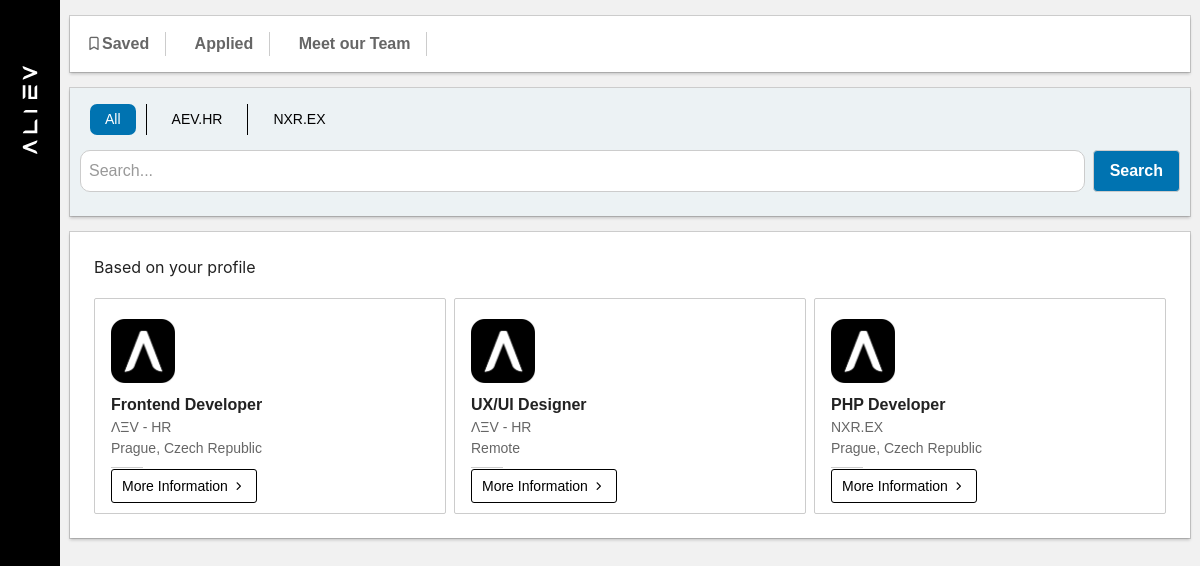
Page /careers on the committed database.
### tables this page shows
CREATE TABLE IF NOT EXISTS jobs (
    id                   INT UNSIGNED NOT NULL AUTO_INCREMENT PRIMARY KEY,
    job_url              VARCHAR(32)  NOT NULL,
    job_name             VARCHAR(160) NOT NULL,
    job_company          VARCHAR(120) NOT NULL,
    job_location         VARCHAR(120) NOT NULL,
    job_logo             VARCHAR(120) NULL,
    job_salary           VARCHAR(80)  NULL,
    job_type             VARCHAR(60)  NULL,
    job_lead             VARCHAR(255) NULL,
    job_desc             TEXT         NULL,
    job_responsibilities TEXT         NULL,
    job_skills           TEXT         NULL,
    published            TINYINT(1)   NOT NULL DEFAULT 1,
    created_at           DATETIME     NOT NULL DEFAULT CURRENT_TIMESTAMP,
    UNIQUE KEY uq_jobs_url (job_url)
);

### app/Support/View.php (called while the page is built, shortened)
<?php
final class View
{
    private array $shared = [];
    public function asset(string $path): string
    {
        $mtime = $this->publicDirectory !== '' ? @filemtime($this->publicDirectory . $path) : false;
        return $path . '?v=' . ($mtime !== false ? $mtime : 1);
    }
    public function render(string $template, array $data = [], array $meta = [], string $layout = 'base'): string
    {
        $this->shared = $data;
        $content = $this->capture($template, $data);
        return $this->capture('layouts/' . $layout, $data + [
            'content' => $content,
            'meta' => $meta + ['title' => 'ΛΞV | Digital studio', 'description' => '', 'path' => '/', 'noindex' => false, 'bodyClass' => ''],
            'appUrl' => $this->appUrl,
        ]);
    }
    public function partial(string $template, array $data = []): string
    {
        return $this->capture($template, $data + $this->shared);
    }
    private function capture(string $template, array $data): string
    {
        $file = $this->directory . '/' . $template . '.php';
        $view = $this;
        return (static function () use ($file, $data, $e, $view): string {
            extract($data, EXTR_SKIP);
            $level = ob_get_level();
            ob_start();
            try {
                require $file;
                return (string) ob_get_clean();
            } catch (\Throwable $error) {
                while (ob_get_level() > $level) {
                    ob_end_clean();
                }
                throw $error;
            }
        })();
    }
}

### app/Controllers/CareersController.php (called while the page is built, shortened)
<?php
final class CareersController
{
    public function index(Request $request): Response
    {
        $jobs = array_map(fn(array $job): array => $this->present($job), $this->load(fn() => $this->jobs->published()));
        $companies = [];
        foreach ($jobs as $job) {
            $companies[$job['job_company']] ??= ['key' => 'c' . (count($companies) + 1), 'label' => self::COMPANY_LABELS[$job['job_company']] ?? $job['job_company']];
        }
        return $this->page('pages/careers/index', ['jobs' => $jobs, 'companies' => array_values($companies)], [
            'title' => 'ΛΞV | Careers',
            'description' => 'Open roles at ΛΞV. Join a team and inspire the work.',
            'path' => '/careers',
            'bodyClass' => 'filter-main page-careers-list',
            'styles' => ['/assets/css/core.css', '/assets/css/careers/uikit.min.css', '/assets/css/careers/list.css'],
            'scripts' => ['/assets/vendor/jquery/jquery-3.1.0.min.js', '/assets/vendor/uikit/uikit.min.js', '/assets/js/careers/list.js'],
        ]);
    }
    private function page(string $template, array $data, array $meta, ?array $navbar = ['backHref' => '/', 'backIcon' => 'uil-estate']): Response
    {
        return new Response($this->view->render($template, $data + ['navbar' => $navbar], $meta, 'page'));
    }
    private function load(callable $query): mixed
    {
        try {
            return $query();
        } catch (\PDOException $e) {
            $this->logger->error('careers.database', ['exception' => $e]);
            throw new HttpException(503);
        }
    }
    private function present(array $job): array
    {
        $logo = (string) ($job['job_logo'] ?? '');
        $safe = preg_match('/^[A-Za-z0-9._-]{1,120}$/D', $logo) === 1 ? $logo : self::DEFAULT_LOGO;
        return $job + ['logo_url' => self::LOGO_DIR . $safe];
    }
}

### routes/web.php (called while the page is built, shortened)
<?php
return static function (Router $router, array $make): void {
    $router->get('/', static fn(Request $r) => $make['home']()->home($r));
    $router->get('/contact', static fn(Request $r) => $make['contact']()->show($r));
    $router->post('/contact', static fn(Request $r) => $make['contact']()->submit($r));
    $router->post('/hire', static fn(Request $r) => $make['hire']()->submit($r));
    $router->get('/careers', static fn(Request $r) => $make['careers']()->index($r));
    $router->get('/careers/team', static fn(Request $r) => $make['careers']()->team($r));
    $router->get('/careers/{slug}', static fn(Request $r, array $p) => $make['careers']()->show($r, $p));
    $router->get('/home/auth', static fn(Request $r) => $make['auth']()->show($r));
    $router->post('/home/auth/login', static fn(Request $r) => $make['auth']()->login($r));
    $router->post('/home/auth/register', static fn(Request $r) => $make['auth']()->register($r));
    $router->post('/home/auth/logout', static fn(Request $r) => $make['auth']()->logout($r));
    $router->get('/home/auth/reset', static fn(Request $r) => $make['auth']()->reset($r));
    $router->get('/downloads', static fn(Request $r) => $make['downloads']()->index($r));
    $router->get('/home/_api/', static fn(Request $r) => $make['api']()->root($r));
    $router->get('/home/_api/hello', static fn(Request $r) => $make['api']()->hello($r));
    $router->get('/home/_api/info', static fn(Request $r) => $make['api']()->info($r));
    $router->get('/home/_api/me', static fn(Request $r) => $make['api']()->me($r));
    $router->get('/home/_api/updates', static fn(Request $r) => $make['api']()->updates($r));
    $router->get('/home/_api/csrf', static fn(Request $r) => $make['api']()->csrf($r));
    $router->get('/home/_api/tools/domain', static fn(Request $r) => $make['api']()->domain($r));
    $router->post('/home/_api/valentine/yes', static fn(Request $r) => $make['api']()->valentineYes($r));
    $router->get('/api/prices', static fn(Request $r) => $make['api']()->prices($r));
    $router->get('/widgets/clock', static fn(Request $r) => $make['widgets']()->clock($r));
    $router->get('/widgets/calculator', static fn(Request $r) => $make['widgets']()->calculator($r));
    (require __DIR__ . '/legacy.php')($router);
};

### app/Http/Router.php (called while the page is built, shortened)
<?php
final class Router
{
    private array $routes = [];
    private function add(string $method, string $path, callable $handler): void
    {
        if (!str_contains($path, '{')) {
            $this->routes[$method][$path] = $handler;
            return;
        }
    }
    public function dispatch(Request $request): Response
    {
        $path = $request->path;
        $handler = $this->routes[$request->method][$path] ?? null;
        if ($handler !== null) {
            return $handler($request, []);
        }
        throw new HttpException(404);
    }
}

### app/Application.php (called while the page is built, shortened)
<?php
final class Application
{
    public readonly Config $config;
    public readonly Logger $logger;
    private readonly Router $router;
    private readonly ErrorController $errors;
    private readonly SecurityHeaders $headers;
    public function __construct(
        private readonly string $root,
        ?Config $config = null,
        ?string $storage = null,
        private readonly array $overrides = [],
    ) {
        $this->config = $config ?? Config::fromDirectory($root . '/config');
        $this->storage = $storage ?? $root . '/storage';
        $this->logger = new Logger(
            $this->config->string('app.log_channel', 'file'),
            $this->storage . '/logs',
            $this->config->string('app.log_level', 'info'),
        );
        $this->view = new View($root . '/app/Views', $this->config->string('app.url'), $root . '/public');
        $this->errors = new ErrorController($this->view);
        $this->secureUrl = str_starts_with($this->config->string('app.url'), 'https://');
        $production = $this->config->string('app.env') === 'production';
        $this->headers = new SecurityHeaders(hsts: $this->secureUrl && $production, upgradeInsecure: $this->secureUrl && $production);
        $this->router = new Router();
    }
    public function handle(Request $request): Response
    {
        try {
            $canonicalPath = $this->canonicalPath($request->path);
            $response = $this->httpsRedirect($request->withPath($canonicalPath))
                ?? $this->router->dispatch($request->withPath($canonicalPath));
        } catch (HttpException $e) {
            $response = $request->wantsJson() ? $this->errors->renderJson($e->status) : $this->errors->render($e->status, $request->path);
            if ($e->status === 405) {
                $response = $response->withHeader('Allow', implode(', ', $this->router->allowedMethods($request->path)));
            }
        } catch (\Throwable $e) {
            $this->logger->error('request.unhandled', ['exception' => $e, 'path' => $request->path, 'at' => basename($e->getFile()) . ':' . $e->getLine()]);
            $response = match (true) {
                $this->config->bool('app.debug') => new Response("Unhandled exception (debug mode)\n\n" . $e, 500, 'text/plain; charset=UTF-8'),
                $request->wantsJson() => $this->errors->renderJson(500),
                default => $this->errors->render(500, $request->path),
            };
        }
        if ($response->header('Cache-Control') === null) {
            $response = $response->withHeader('Cache-Control', 'no-cache');
        }
        return $this->headers->apply($response);
    }
    private function canonicalPath(string $path): string
    {
        $normalized = Request::normalizePath($path);
        $collapsed = '/' . ltrim((string) preg_replace('#/{2,}#', '/', $path), '/');
        return str_starts_with($collapsed, self::SLASH_PREFIX) ? $collapsed : $normalized;
    }
    private function httpsRedirect(Request $request): ?Response
    {
        if (!$this->config->bool('security.force_https')) {
            return null;
        }
        return Response::redirect(rtrim($this->config->string('app.url'), '/') . $request->path, 301);
    }
    private function registerRoutes(): void
    {
        $routes = require $this->root . '/routes/web.php';
    }
}

### public/index.php (called while the page is built, shortened)
<?php
$root = dirname(__DIR__);
$app = Application::boot($root);
date_default_timezone_set($app->config->string('app.timezone', 'UTC'));
$request = Request::fromGlobals();
$app->handle($request)->send($request->method !== 'HEAD');

### app/Models/JobRepository.php (called while the page is built, shortened)
<?php
final class JobRepository
{
    public function published(): array
    {
        $statement = $this->pdo->query('SELECT ' . self::COLUMNS . ' FROM jobs WHERE published = 1 ORDER BY id');
        return $statement === false ? [] : array_values($statement->fetchAll());
    }
}

### app/Views/pages/careers/index.php (the view, shortened to what this page needs)
  <nav class="actions-menu container" aria-label="Careers">
    <a aria-disabled="true" title="Not available yet"><i class="uil uil-bookmark" aria-hidden="true"></i> Saved</a>
    <a aria-disabled="true" title="Not available yet"><i class="uil uil-shield-plus" aria-hidden="true"></i> Applied</a>
    <a href="/careers/team"><i class="uil uil-book-reader" aria-hidden="true"></i> Meet our Team</a>
  </nav>
  <section class="search container">
    <ul class="comp-filter flex">
      <li class="uk-active" uk-filter-control="group: tag"><a role="button" tabindex="0">All</a></li>
<?php foreach ($companies as $company): ?>
      <li data-reset-search uk-filter-control="filter: [tag='<?= $e($company['key']) ?>'];"><a role="button" tabindex="0"><?= $e($company['label']) ?></a></li>
<?php endforeach; ?>
    </ul>
    <form class="flex" data-search-form>
        <input uk-filter-control="" class="uk-search-input" type="search" placeholder="Search..." aria-label="Search jobs" data-search-input>
        <button class="search__btn" type="submit">Search</button>
    </form>
  </section>
  <section class="listings container">
    <h3 class="listings__heading">Based on your profile</h3>
    <ul class="listings__grid filter" tabindex="0">
<?php foreach ($jobs as $job): ?>
      <li class="jobcard skills-el" tag="<?= $e($job['tag']) ?>" data-name="<?= $e(mb_strtolower((string) $job['job_name'])) ?>">
        <img src="<?= $e($job['logo_url']) ?>" alt="" class="jobcard__logo" />
        <div class="jobcard__heading"><?= $e($job['job_name']) ?></div>
        <div class="jobcard__text"><?= $e($job['job_company']) ?></div>
        <div class="jobcard__text"><?= $e($job['job_location']) ?></div>
        <hr class="jobcard__separator" />
        <a href="/careers/<?= $e(rawurlencode((string) $job['job_url'])) ?>" class="job-jobcard-menu-btn">More Information <i class="uil uil-angle-right-b" aria-hidden="true"></i></a>
      </li>
<?php endforeach; ?>
    </ul>
  </section>

### app/Views/layouts/page.php (shortened to what this page needs)
<!DOCTYPE html>
<html lang="en">
<head>
  <link rel="stylesheet" href="<?= $e($view->asset('/assets/vendor/unicons/unicons-line.css')) ?>">
<?php foreach ($meta['styles'] ?? [] as $href): ?>
  <link rel="stylesheet" href="<?= $e($view->asset($href)) ?>">
<?php endforeach; ?>
</head>
<body class="<?= $e($meta['bodyClass']) ?>">
<?php if (($navbar ?? null) !== null): ?>
<?= $view->partial('partials/page/navbar', $navbar) ?>
<?php endif; ?>
<?= $content ?>
</body>
</html>

### app/Views/partials/page/navbar.php (shortened to what this page needs)
<nav class="Navbar">
  <a href="<?= $e($backHref) ?>" class="Toggle Navbar-toggle d-none d-sm-block" aria-label="Back">
    <i class="uil <?= $e($backIcon) ?>" aria-hidden="true"></i>
  </a>
  <img class="Navbar-brand u-pullRight Navbar-brand-mobile" alt="ΛLIΞV" src="/assets/brand/ALIEV.svg">
</nav>

### app/Http/Response.php (shortened to what this page needs)
<?php
final class Response
{
    public function send(bool $withBody = true): void
    {
        if ($withBody) {
            echo $this->body;
        }
    }
}

### public/assets/css/core.css (style rules this page uses)
html { color-scheme: light; }
:root { --navbar-height: 6rem; }
:root, html[data-theme='light'] { --bg-gray-90: var(--gray-90); --text-gray: var(--gray-20); --bg-white: var(--white); --border-gray-85: var(--gray-85); --border-gray-93: var(--gray-93); --border-white: var(--white-15); }
:root, html[data-theme='dark'] { --bg-gray-90: var(--gray-15); --text-gray: var(--gray-90); --bg-white: var(--gray-20); --border-gray-85: var(--white-15); --border-gray-93: var(--white-15); --border-white: var(--bg-white); }
html { box-sizing: border-box; }
*, *:before, *:after { box-sizing: inherit; }
html { font-size: 62.5%; }
body { font-size: 1.4rem; font-family: Arial, sans-serif; line-height: 1.5; -webkit-font-smoothing: antialiased; -moz-osx-font-smoothing: grayscale; }
.u-pullRight { float: right; }
.Toggle { position: relative; display: inline-block; width: var(--navbar-height); height: var(--navbar-height); padding-top: 3rem; background-color: transparent; }
body { min-height: 100vh; padding-top: var(--navbar-height); background-position: center center; background-repeat: no-repeat; background-size: cover; background-color: #000; }
.Navbar { color: #fff; font-size: 1rem; font-weight: bold; line-height: 2.8rem; letter-spacing: 0.28rem; text-transform: uppercase; position: fixed; backface-visibility: hidden; top: 0; left: 0; width: 100%; background-color: #000; z-index: 9999; }
.Navbar-brand, .Navbar-menu a, .Navbar-quickLinks a { display: block; }
.Navbar-brand, .Navbar-quickLinks a { position: relative; padding: 1.6rem 5px; font-size: 30px; }
.Navbar-brand-mobile { width: 100px; padding: 0; height: var(--navbar-height); }
@media (min-width: 544px) { body { padding-top: 0; padding-left: var(--navbar-height); } }
@media (min-width: 544px) { .Navbar { bottom: 0; width: var(--navbar-height); } }
@media (min-width: 544px) { .Navbar-toggle { position: absolute; top: 0; } }
@media (min-width: 544px) { .Navbar-brand { position: absolute; top: var(--navbar-height); right: 0; padding-left: 0.6rem !important; padding-right: 0.6rem !important; transform: rotate(-90deg) translateY(-6rem); transform-origin: right top; } }

### rows in the picture
jobs: job_name "Frontend Developer", job_company "ΛΞV - HR", job_location "Prague, Czech Republic"
jobs: job_name "UX/UI Designer", job_company "ΛΞV - HR", job_location "Remote"
jobs: job_name "PHP Developer", job_company "NXR.EX", job_location "Prague, Czech Republic"

### other values in the picture
$e($company['label']) "AEV.HR"
$e($company['label']) "NXR.EX"
